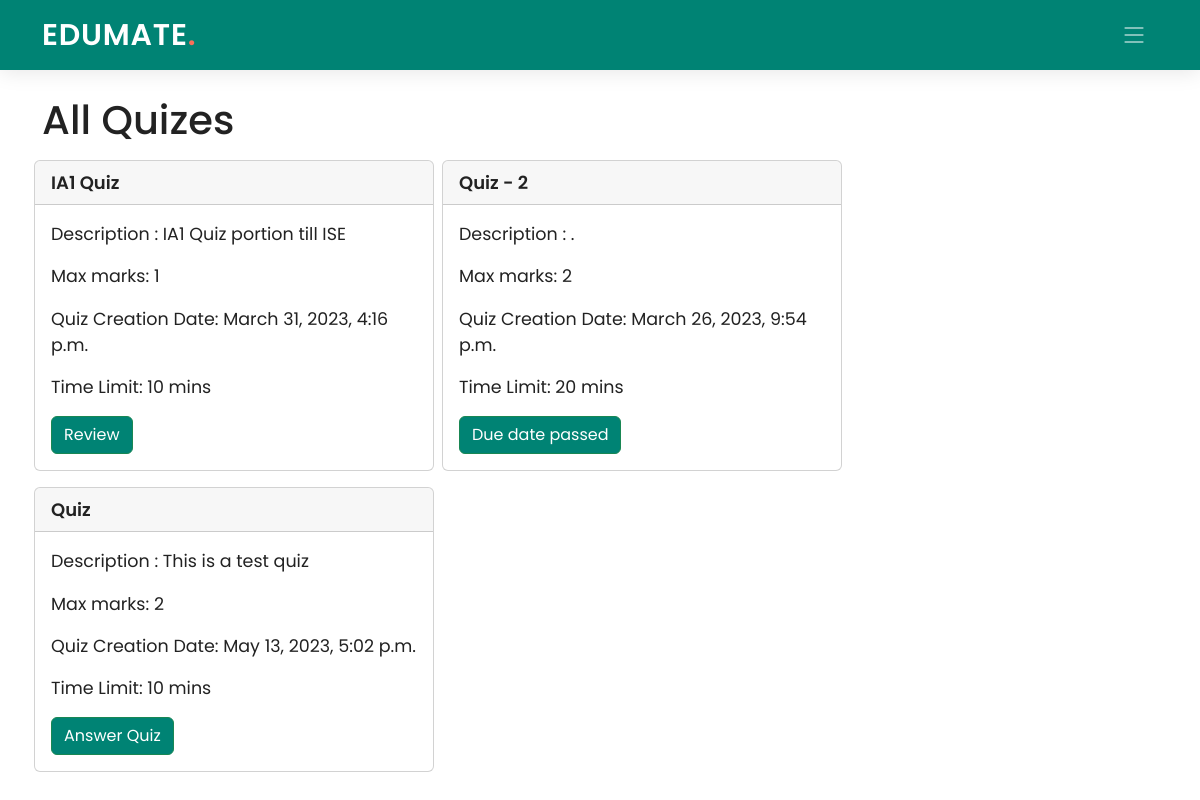
The app's page /student/1/classroom/PPJ8YI/quiz/ with its own data.
### Teacher/models.py (models this page shows, shortened)
class Quiz(models.Model):
    quiz_name = models.CharField(max_length=200)
    description= models.CharField(max_length=100, null=True)
    time_limit = models.PositiveBigIntegerField(default=10)
    quiz_date = models.DateTimeField(default=datetime.now)
    teach_id = models.ForeignKey("Edumate_app.Teachers", on_delete=models.CASCADE, blank=True, null=True)
    class_code = models.ForeignKey(ClassTeachers, on_delete=models.CASCADE, blank=True, null=True)

### Student/views.py (the view)
# urls.py: path('classroom/<pk2>/quiz/', views.quiz, name='quiz_stud'),
def quiz(request, pk, pk2):
    quiz = Quiz.objects.filter(class_code = pk2)
    stud = Students.objects.get(stud_id=pk)
    answered=Quiz_marks.objects.filter(student=stud).values_list('student','quiz')
    quiz_list = []
    for i in quiz:
        a=(pk,i.id)
        answer = False
        if a in answered:
            answer = True
        quiz_list.append([i,answer])
    today = timezone.localtime(timezone.now())
    questionCount = []
    for i in quiz:
        questionCount.append(len(Question.objects.filter(quiz = i)))
    return render(request, 'Student/quiz_student.html', {'pk': pk, 'pk2': pk2, 'quiz': zip(quiz_list, questionCount),'today':today})

### Student/templates/Student/quiz_student.html (shortened to what this page needs)
{% extends './base_student.html' %}
{% load static %}
{% block navbar %}
  <header id="header" class="header d-flex align-items-center">
    <div class="container-fluid container-xl d-flex align-items-center justify-content-between">
      <a href="#" class="logo d-flex align-items-center">
        <h1>EDUMATE<span>.</span></h1>
      </a>
      <i class="mobile-nav-toggle mobile-nav-show bi bi-list"></i>
    </div>
  </header>
  {% endblock navbar %}
{% block content %}
<br><br>
<div class="Container">
    <h1>All Quizes</h1>
    <div class="row">
        {% for i, j in quiz %}
            <div class="card my-2 mx-1 col-md-4" style="width: 25rem; padding:0px;">
                <div class="card-header">
                  <div style="font-weight: 600; font-size: 18px">
                    {{i.0.quiz_name}}
                  </div>
                </div>
                <div class="card-body">
                  <blockquote class="blockquote mb-0">
                    <p><small>Description : {{i.0.description}}</small></p>
                    <p><small>Max marks: {{ j }}</small></p>
                    <p><small>Quiz Creation Date: {{ i.0.quiz_date }}</small></p>
                    <p><small>Time Limit: {{ i.0.time_limit }} mins</small></p>
                    {% if i.1 %}
                        <a href="{% url 'review_quiz' pk=pk pk2=pk2 pk3=i.0.id %}" class="btn btn-success">Review</a>
                    {% else %}
                        {% if i.0.quiz_date >= today %}
                        <a href="{% url 'ansquiz' pk=pk pk2=pk2 pk3=i.0.id %}" class="btn btn-success">Answer Quiz</a>
                        {% else %}
                        <a href="{% url 'ansquiz' pk=pk pk2=pk2 pk3=i.0.id %}" class="btn btn-success" style="pointer-events: none">Due date passed</a>
                        {% endif %}
                    {% endif %}
                  </blockquote>
                </div>
              </div>
        {% endfor %}
    </div>
    </div>
{% endblock content %}

### Edumate_app/static/Edumate_app/assets/css/index.css (style rules this page uses)
:root { --font-default: "Open Sans", system-ui, -apple-system, "Segoe UI", Roboto, "Helvetica Neue", Arial, "Noto Sans", "Liberation Sans", sans-serif, "Apple Color Emoji", "Segoe UI Emoji", "Segoe UI Symbol", "Noto Color Emoji"; --font-primary: "Poppins", sans-serif; --font-secondary: "Poppins", sans-serif; }
:root { --color-default: #222222; --color-primary: #008374; --color-secondary: #f85a40; }
:root { scroll-behavior: smooth; }
body { font-family: var(--font-primary); color: var(--color-default); }
a { color: var(--color-primary); text-decoration: none; }
h1, h2, h3, h4, h5, h6 { font-family: var(--font-primary); }
.header { z-index: 997; height: 90px; background-color: var(--color-primary); }
.header.sticked { position: fixed; top: 0; right: 0; left: 0; height: 70px; box-shadow: 0px 2px 20px rgba(0, 0, 0, 0.1); }
.header .logo h1 { font-size: 30px; margin: 0; font-weight: 600; letter-spacing: 0.8px; color: #fff; font-family: var(--font-primary); }
.header .logo h1 span { color: #f96f59; }
@media (max-width: 1279px) { .mobile-nav-show { color: rgba(255, 255, 255, 0.6); font-size: 28px; cursor: pointer; line-height: 0; transition: 0.5s; z-index: 9999; margin-right: 10px; } }

### Student/templates/Student/quiz_student.html (style rules this page uses)
.btn-success, .btn-success:active, .btn-success:visited { background-color: #008374 !important; }

### records on screen
Quiz: quiz_name "IA1 Quiz", description "IA1 Quiz portion till ISE", id "1", quiz_date "March 31, 2023, 4:16 p.m.", time_limit "10", shows "Review"
Quiz: quiz_name "Quiz - 2", description ".", j "2", quiz_date "March 26, 2023, 9:54 p.m.", time_limit "20", shows "Due date passed"
Quiz: quiz_name "Quiz", description "This is a test quiz", teach_id "2", quiz_date "May 13, 2023, 5:02 p.m.", time_limit "10", shows "Answer Quiz"
